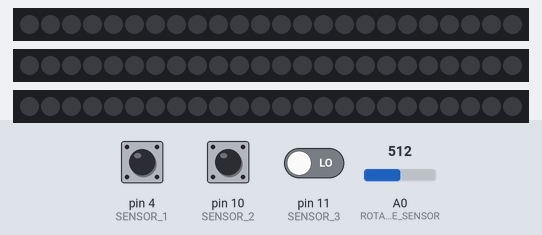
A sketch run on a simulated Arduino Uno, built with avr-gcc and run on an emulated ATmega328P. Parts: 3 × 24 RGB LEDs in strip order, left to right. The test bench sets the inputs (shaded band); at power-on: pin 4 (SENSOR_1) LOW, pin 10 (SENSOR_2) LOW, pin 11 (SENSOR_3) LOW, A0 (ROTARY_ANGLE_SENSOR) = 512.

Above: at 2.1 s.
2.2 s: pin 4 (SENSOR_1) pulsed HIGH 2 times (0.12 s each, 0.3 s apart)
At 4.8 s:
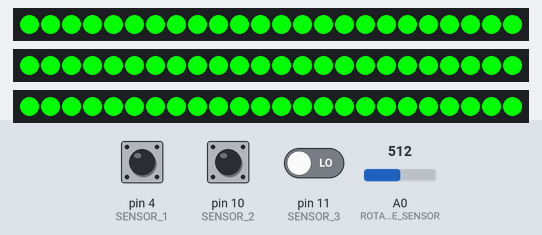
5.2 s: pin 10 (SENSOR_2) pulsed HIGH 5 times (0.12 s each, 0.3 s apart)
At 8.09 s:
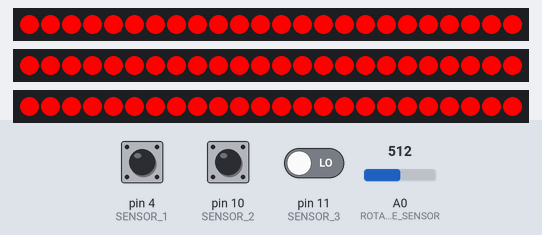
8.6 s: pin 4 (SENSOR_1) driven HIGH
11.6 s: pin 4 (SENSOR_1) driven LOW
At 11.68 s:
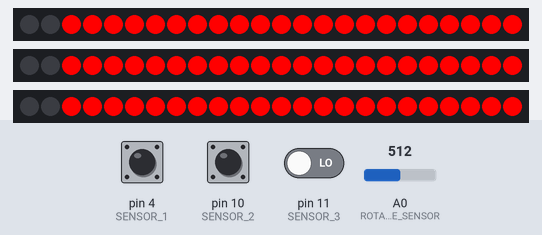

Measured:
- after the input at 2.2 s, the LEDs: first change after 0.15 s (image 1 shows a later state)
- after the input at 5.2 s, the LEDs: first change after 1.8 s (image 2 shows a later state)
- after the input at 11.6 s, the LEDs: first change at once (image 3 shows a later state)

The sketch:

main.ino
```cpp
#include <SoftwareSerial.h>
#include <FastLED.h>


//已经用的DO接口 2 3 4 5 6 7 10 11

int bofang_1=0;
int bofang_2=0;
int bofang_3=0;
//接口定义初始化
#define ARDUINO_RX 5//should connect to TX of the Serial MP3 Player module
#define ARDUINO_TX 6//connect to RX of the module
SoftwareSerial mySerial(ARDUINO_RX, ARDUINO_TX);
unsigned char playmode = 1;


//引脚定义
#define LED_PIN_3  2
#define LED_PIN_2  3
#define LED_PIN_1  7
#define NUM_LEDS   24
#define SENSOR_1   4
#define SENSOR_2   10
#define SENSOR_3   11
CRGB leds[NUM_LEDS];
int KEY_NUM_1=0;
int KEY_NUM_2=0;
int KEY_NUM_3=0;

//状态定义
  #define PLAY  1
  #define PAUSE 0

//发送缓冲区
static int8_t Send_buf[8] = {0} ;

/************Command byte**************************/
#define CMD_NEXT_SONG 0X01 //下一曲
#define CMD_PREV_SONG 0X02 //上一曲
#define CMD_PLAY_W_INDEX 0X03 //指定曲目
#define CMD_VOLUME_UP 0X04
#define CMD_VOLUME_DOWN 0X05
#define CMD_SET_VOLUME 0X06
#define CMD_SINGLE_CYCLE_PLAY 0X08
#define CMD_SEL_DEV 0X09 //指定播放设备
#define DEV_TF 0X02
#define CMD_SLEEP_MODE 0X0A
#define CMD_WAKE_UP 0X0B
#define CMD_RESET 0X0C
#define CMD_PLAY 0X0D  //播放
#define CMD_PAUSE 0X0E
#define CMD_PLAY_FOLDER_FILE 0X0F
#define CMD_STOP_PLAY 0X16
#define CMD_FOLDER_CYCLE 0X17
#define CMD_SET_SINGLE_CYCLE 0X19
#define SINGLE_CYCLE_ON 0X00
#define SINGLE_CYCLE_OFF 0X01
#define CMD_SET_DAC 0X1A
#define DAC_ON  0X00
#define DAC_OFF 0X01

/*********************************************************************/
/*macro definitions of Rotary angle SENSOR_1 and LED pin*/
#define ROTARY_ANGLE_SENSOR A0

#define ADC_REF 5//reference voltage of ADC is 5v
#define VCC     5    //the default value of VCC of the control interface is 5v
#define FULL_ANGLE 280//full value of the rotary angle is 280 degrees

void setup()
{
  Serial.begin(9600);
  mySerial.begin(9600);
  delay(500);
  attachInterrupt(0, playOrPause, RISING);//pin2 -> INT0, and the Touch SENSOR_1
                                          //is connected with pin2 of Arduino
  FastLED.addLeds<WS2812,LED_PIN_1, GRB>(leds, NUM_LEDS);
  FastLED.addLeds<WS2812,LED_PIN_2, GRB>(leds, NUM_LEDS);
  FastLED.addLeds<WS2812,LED_PIN_3, GRB>(leds, NUM_LEDS);
  pinMode(SENSOR_1,INPUT);
  pinMode(SENSOR_2,INPUT);
  pinMode(SENSOR_3,INPUT);
  pinMode(LED_PIN_1,OUTPUT);
  pinMode(LED_PIN_2,OUTPUT);
  pinMode(LED_PIN_3,OUTPUT);
  sendCommand(CMD_SEL_DEV, DEV_TF);
  delay(200);
  sendCommand(CMD_SET_VOLUME,0x1D);
  delay(200);//wait for 200ms


}
static int8_t pre_vol = 0x0f;
void loop()
{
  int degrees;
  degrees = getDegree();
  int8_t volume;
  /*The degrees is 0~280, should be converted to be 0~255 to control the*/
  /*brightness of LED */
  volume = map(degrees, 0, 280, 0, 30);
  if(volume != pre_vol)
  {
    sendCommand(CMD_SET_VOLUME, volume);
    pre_vol = volume;
  }
  delay(100);
  scanSensor_1();
  scanSensor_2();
  scanSensor_3();
  if(KEY_NUM_1==1)
  {
    bofang_1=0;
    if(bofang_1==0)
    {
     sendCommand(0x0E,0x01);
    }
    for (int i = 0; i <= 23; i++)
    {
    leds[i] = CRGB ( 0, 255, 0);
    FastLED.show();
    delay(40);
     }


  }
  if(KEY_NUM_1>=2)
  {
    bofang_1++;
    if(bofang_1==1)
    {
      sendCommand(0x03,0x01);
    }
    for (int i = 0; i <= 23; i++)
    {
    leds[i] = CRGB ( 0, 0, 0);
    FastLED.show();
    delay(40);
    }
    KEY_NUM_1=0;
  }
  if(KEY_NUM_2==1)
  {
    bofang_2=0;
    if(bofang_2==0)
    {
     sendCommand(0x0E,0x01);
    }
    for (int i = 0; i <= 23; i++)
    {
    leds[i] = CRGB ( 255, 0, 0);
    FastLED.show();
    delay(40);
     }

  }
  if(KEY_NUM_2>=2)
  {
    bofang_2++;
    if(bofang_2==1)
    {
      sendCommand(0x03,0x02);
    }
    for (int i = 0; i <= 23; i++)
    {
    leds[i] = CRGB ( 0, 0, 0);
    FastLED.show();
    delay(40);
    }
    KEY_NUM_2=0;
  }
  if(KEY_NUM_3==1)
  {
    bofang_3=0;
    if(bofang_3==0)
    {
     sendCommand(0x0E,0x01);
    }
    for (int i = 0; i <= 23; i++)
    {
    leds[i] = CRGB ( 0, 0, 255);
    FastLED.show();
    delay(40);
     }

  }
  if(KEY_NUM_3>=2)
  {
    bofang_3++;
    if(bofang_3==1)
    {
      sendCommand(0x03,0x03);
    }
    for (int i = 0; i <= 23; i++)
    {
    leds[i] = CRGB ( 0, 0, 0);
    FastLED.show();
    delay(40);
    }
    KEY_NUM_3=0;
  }
}

void sendCommand(int8_t command, int16_t dat)
{
  delay(20);
  Send_buf[0] = 0x7e; //
  Send_buf[1] = 0xff; //
  Send_buf[2] = 0x06; //
  Send_buf[3] = command; //
  Send_buf[4] = 0x00;//
  Send_buf[5] = (int8_t)(dat >> 8);//datah
  Send_buf[6] = (int8_t)(dat); //datal
  Send_buf[7] = 0xef; //
  for(uint8_t i=0; i<8; i++)//
  {
    mySerial.write(Send_buf[i]) ;
  }
}
/********************************************************************************/
/*Function: Get the angle between the mark on the potentiometer cap and the starting position */
/*Parameter:-void                                                                                                          */
/*Return:     -int,the range of degrees is 0~280                                                                 */
int getDegree()
{
  int sensor_value = analogRead(ROTARY_ANGLE_SENSOR);
  float voltage;
  voltage = (float)sensor_value*ADC_REF/1023;
  float degrees = (voltage*FULL_ANGLE)/VCC;
  return degrees;
}

/*Interrupt service routine*/
void playOrPause()
{
  cli();
  if(playmode == PLAY)
  {
    playmode = PAUSE;
  sendCommand(CMD_PAUSE,0);
  }
  else
  {
    playmode = PLAY;
  sendCommand(CMD_PLAY,0);
  }
  sei();
}
void scanSensor_1()
{
  if(digitalRead(SENSOR_1) == HIGH)
  {
    delay(50);
    if(digitalRead(SENSOR_1) == HIGH)
    {
      while(digitalRead(SENSOR_1) == HIGH);
      KEY_NUM_1 ++;
    }
  }
}
void scanSensor_2()
{
  if(digitalRead(SENSOR_2) == HIGH)
  {
    delay(50);
    if(digitalRead(SENSOR_2) == HIGH)
    {
      while(digitalRead(SENSOR_2) == HIGH);
      KEY_NUM_2 ++;
    }
  }
}
void scanSensor_3()
{
  if(digitalRead(SENSOR_3) == HIGH)
  {
    delay(50);
    if(digitalRead(SENSOR_3) == HIGH)
    {
      while(digitalRead(SENSOR_3) == HIGH);
      KEY_NUM_3 ++;
    }
  }
}
```
